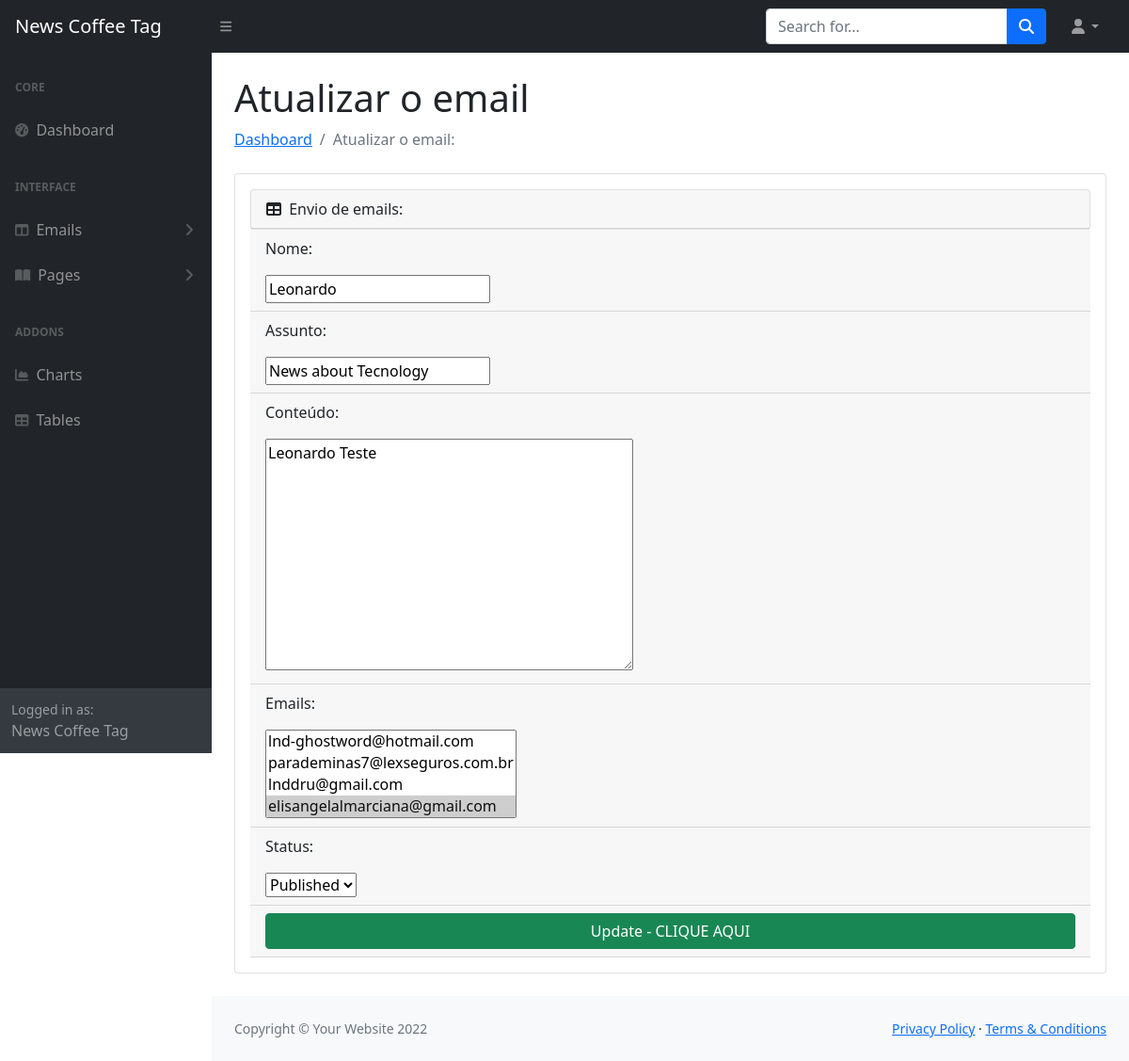
Page /dashboard/update/4 on the committed database.
### aplicacaonewsletter/models.py (models this page shows, shortened)
class Newsletter(models.Model):
    EMAIL_STATUS_CHOICES= (
        ('Draft', 'Draft'),
        ('Published', 'Published')
    )
    name=models.CharField(max_length=250)
    subject=models.CharField(max_length=250)
    body=models.TextField(blank=True, null=True)
    email = models.ManyToManyField(NewslettersUser)  # esta relacionado com a nossa acima
    created = models.DateTimeField(auto_now_add=True)
    status=models.CharField(max_length=10, choices=EMAIL_STATUS_CHOICES)
    class Meta:
        ordering = ('-created',)

class NewslettersUser(models.Model):
    email = models.EmailField(null=False, unique=True)
    date_added=models.DateTimeField(auto_now_add=True)
    def __str__(self):
        return self.email

### dashboard/views.py (the view, shortened to what this page needs)
# urls.py: path('update/<int:pk>',NewsletterUpdateView.as_view(),  name="update"),
class NewsletterUpdateView(UpdateView):
    model=Newsletter
    form_class=NewsletterCreationForm
    template_name='dashboard/update.html'
    success_url='/dashboard/detail/2/'
    def get_context_data(self, **kwargs):
        context = super().get_context_data(**kwargs)
        context.update({
            'view_type':'update'
        })
        return context

### aplicacaonewsletter/forms.py
class NewsletterCreationForm(forms.ModelForm):
    class Meta:
        model = Newsletter
        fields = ['name', 'subject', 'body', 'email', 'status']

### templates/dashboard/update.html (shortened to what this page needs)
<!DOCTYPE html>
{% load static %}
<html lang="en">
    <head>
        <link href="https://cdn.jsdelivr.net/npm/simple-datatables@latest/dist/style.css" rel="stylesheet" />
        <link  rel="stylesheet"  href="{% static 'css/styles.css' %}"/>
    </head>
    <body class="sb-nav-fixed">
        <nav class="sb-topnav navbar navbar-expand navbar-dark bg-dark">
            <a class="navbar-brand ps-3" href="index.html">News Coffee Tag </a>
            <button class="btn btn-link btn-sm order-1 order-lg-0 me-4 me-lg-0" id="sidebarToggle" href="#!"><i class="fas fa-bars"></i></button>
            <form class="d-none d-md-inline-block form-inline ms-auto me-0 me-md-3 my-2 my-md-0">
                <div class="input-group">
                    <input class="form-control" type="text" placeholder="Search for..." aria-label="Search for..." aria-describedby="btnNavbarSearch" />
                    <button class="btn btn-primary" id="btnNavbarSearch" type="button"><i class="fas fa-search"></i></button>
                </div>
            </form>
            <ul class="navbar-nav ms-auto ms-md-0 me-3 me-lg-4">
                <li class="nav-item dropdown">
                    <a class="nav-link dropdown-toggle" id="navbarDropdown" href="#" role="button" data-bs-toggle="dropdown" aria-expanded="false"><i class="fas fa-user fa-fw"></i></a>
                </li>
            </ul>
        </nav>
        <div id="layoutSidenav">
            <div id="layoutSidenav_nav">
                <nav class="sb-sidenav accordion sb-sidenav-dark" id="sidenavAccordion">
                    <div class="sb-sidenav-menu">
                        <div class="nav">
                            <div class="sb-sidenav-menu-heading">Core</div>
                            <a class="nav-link" href="index.html">
                                <div class="sb-nav-link-icon"><i class="fas fa-tachometer-alt"></i></div>
                                Dashboard
                            </a>
                            <div class="sb-sidenav-menu-heading">Interface</div>
                            <a class="nav-link collapsed" href="#" data-bs-toggle="collapse" data-bs-target="#collapseLayouts" aria-expanded="false" aria-controls="collapseLayouts">
                                <div class="sb-nav-link-icon"><i class="fas fa-columns"></i></div>
                                Emails
                                <div class="sb-sidenav-collapse-arrow"><i class="fas fa-angle-down"></i></div>
                            </a>
                            <a class="nav-link collapsed" href="#" data-bs-toggle="collapse" data-bs-target="#collapsePages" aria-expanded="false" aria-controls="collapsePages">
                                <div class="sb-nav-link-icon"><i class="fas fa-book-open"></i></div>
                                Pages
                                <div class="sb-sidenav-collapse-arrow"><i class="fas fa-angle-down"></i></div>
                            </a>
                            <div class="sb-sidenav-menu-heading">Addons</div>
                            <a class="nav-link" href="charts.html">
                                <div class="sb-nav-link-icon"><i class="fas fa-chart-area"></i></div>
                                Charts
                            </a>
                            <a class="nav-link" href="tables.html">
                                <div class="sb-nav-link-icon"><i class="fas fa-table"></i></div>
                                Tables
                            </a>
                        </div>
                    </div>
                    <div class="sb-sidenav-footer">
                        <div class="small">Logged in as:</div>
                        News Coffee Tag
                    </div>
                </nav>
            </div>
            <div id="layoutSidenav_content">
                <main>
                    <div class="container-fluid px-4">
                        <h1 class="mt-4">Atualizar o email </h1>
                        <ol class="breadcrumb mb-4">
                            <li class="breadcrumb-item"><a href="index.html">Dashboard</a></li>
                            <li class="breadcrumb-item active">Atualizar o email:</li>
                        </ol>
                        <div class="card mb-4">
                            <div class="card-body">
                                <div class="card">
                                    <div class="card-header">
                                        <i class="fas fa-table me-1"></i>
                                        Envio de emails:
                                    </div>
                                </div>
                                <form method="POST">
                                    <div class="card-header">
                                        <p> Nome:</p>
                                        {{ form.name }}
                                    </div>
                                    <div class="card-header">
                                        <p> Assunto:</p>
                                        {{ form.subject }}
                                    </div>
                                    <div class="card-header">
                                        <p> Conteúdo:</p>
                                        {{ form.body }}
                                    </div>
                                    <div class="card-header">
                                        <p> Emails:</p>
                                        {{ form.email }}
                                    </div>
                                    <div class="card-header">
                                        <p> Status:</p>
                                        {{ form.status }}
                                    </div>
                                    <div class="card-header d-grid gap-2">
                                        <button type="submit" class="btn btn-success"> Update - CLIQUE AQUI</button>
                                    </div>
                                </form>
                            </div>
                    </div>
                </main>
                <footer class="py-4 bg-light mt-auto">
                    <div class="container-fluid px-4">
                        <div class="d-flex align-items-center justify-content-between small">
                            <div class="text-muted">Copyright &copy; Your Website 2022</div>
                            <div>
                                <a href="#">Privacy Policy</a>
                                &middot;
                                <a href="#">Terms &amp; Conditions</a>
                            </div>
                        </div>
                    </div>
                </footer>
            </div>
        </div>
    </body>
</html>

### rows in the picture
Newsletter: name "Leonardo", subject "News about Tecnology", body "Leonardo Teste", status "Published"
NewslettersUser: email "lnd-ghostword@hotmail.com / parademinas7@lexseguros.com.br / lnddru@gmail.com / elisangelalmarciana@gmail.com ☑"
